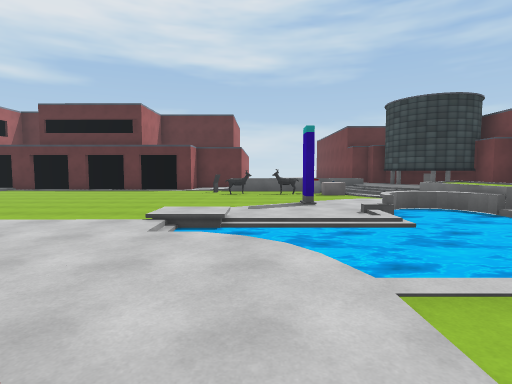
[1] (above)

16 first-person views from a walk through a scene from a Unity 3-D project. The camera is 1.5 m above the floor, tilts 4° down and sees 80° across. The floor is counted in squares, 2 m on a side. Each view is taken from the middle of a square. On the plan, view 1 faces up. The plan holds only what a view shows up to about 10 squares ahead; the rest is blank. The place goes on beyond the plan. The player is left out. Some surface patterns are stand-ins.

[2]
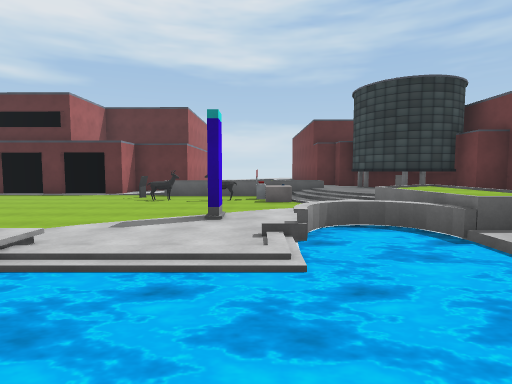

[3]
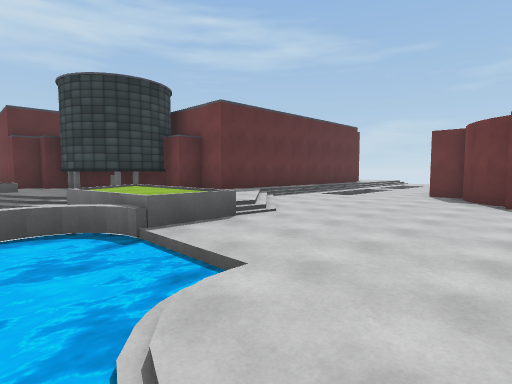

[4]
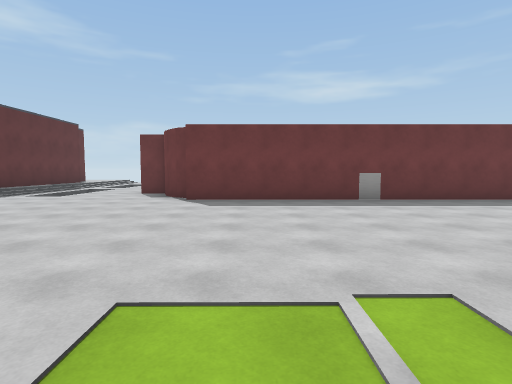

[5]
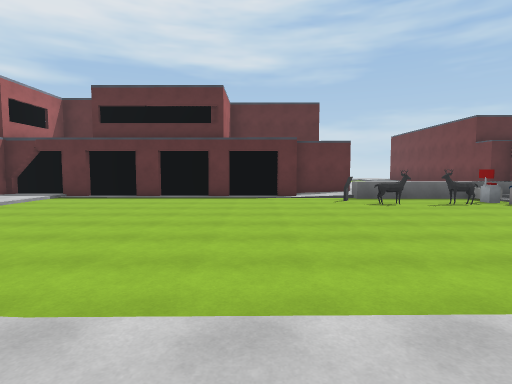

[6]
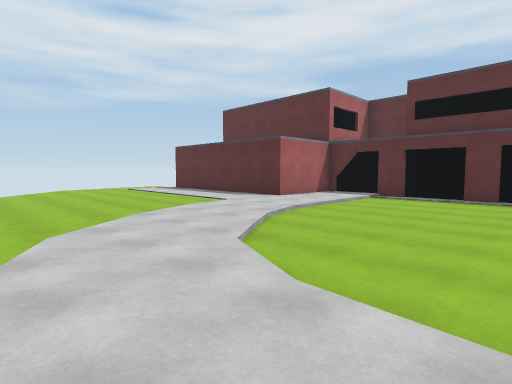

[7]
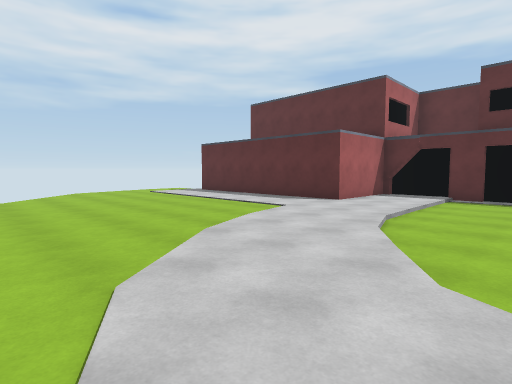

[8]
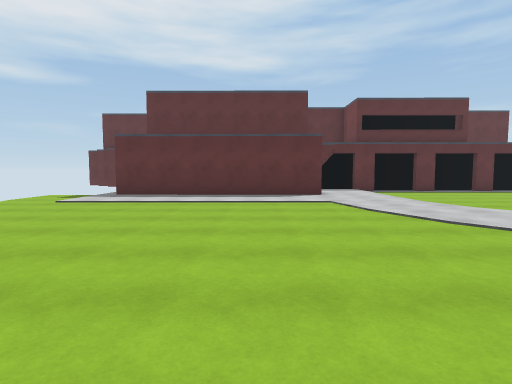

[9]
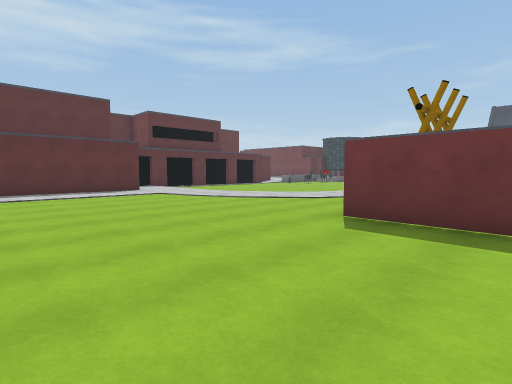

[10]
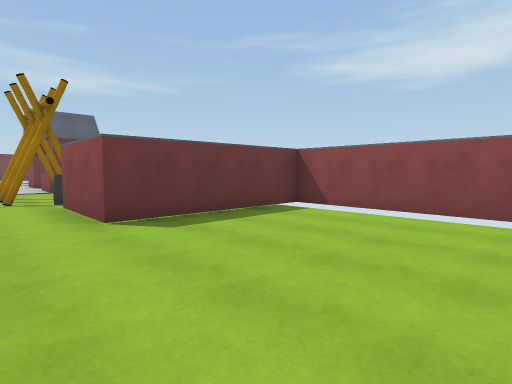

[11]
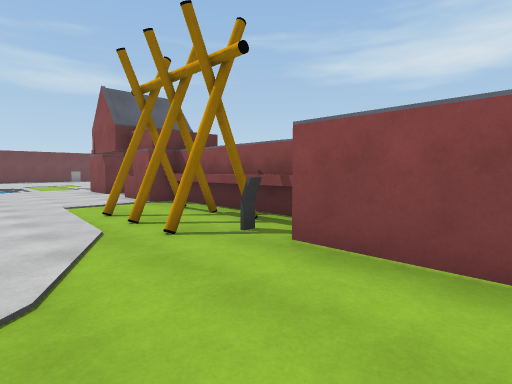

[12]
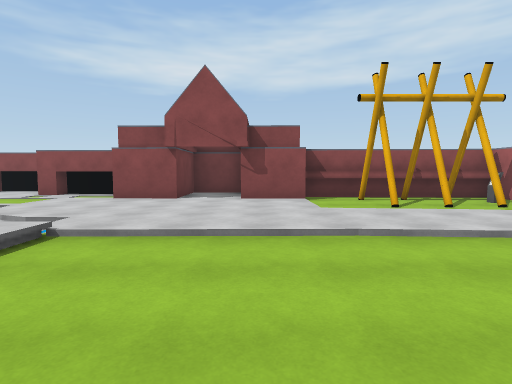

[13]
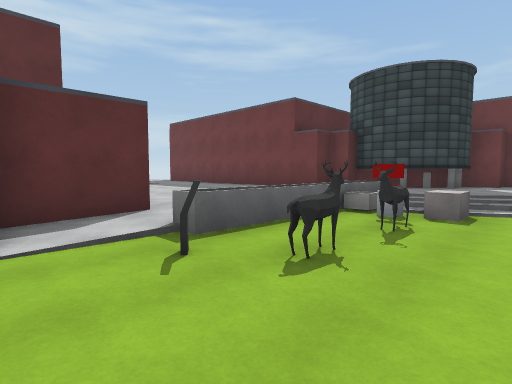

[14]
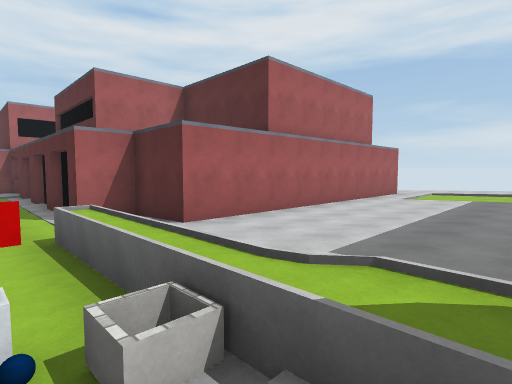

[15]
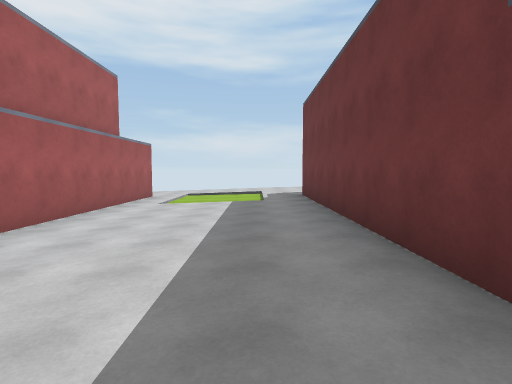

[16]
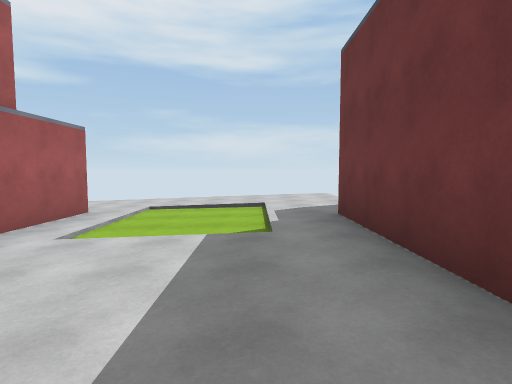

### Floor plan
Key: @ floor where view 1 was taken; # wall or solid block; . main floor; : floor 0.25 m higher than the main floor; - floor 0.25 m lower than the main floor; + floor 0.5 m higher than the main floor; * floor 0.75 m higher than the main floor; % floor 1 m higher than the main floor; / step, stairs or slope; = window, fence, low wall or low ledge; ≈ water the walk keeps out of; ^ raised ledge; O other object.
Columns run from 20 left of view 1 to 13 right of it. Each row starts with its distance up from view 1.
 26                    .::::++
 25                    .::::++
 24                    .:///++
 23                    #:../++
 22                    #:../+#
 21                    #:../+#
 20                    #::::+#
 19                    #::::+#
 18                    #::::+#
 17                    #::::+#
 16                    #::::+#
 15                    #::::+#
 14                  ###::::+##
 13         ##########..::://+#
 12         #./........=%%%O/+##
 11        ##./........O..OO/+####
 10 ..######../..........OOO/++++##
  9 ........../.............///  ++
  8 ........../..............** +/../
  7  ....................#..^**+/...-
  6  ........../........../≈≈///......
  5   ........../......:../≈≈.........
  4    ................≈≈≈≈≈≈........#
  3    ..................≈≈≈........##
  2    ........OOO.................##
  1    .....###OOO.................#
  0    .....#########.##@..........#
 -1    .....#       #.#####........#
 -2    .....#       ###   ### .....#
 -3    ######                  ....#
 -4                              ..#
 -5                               .#

Positions as (right, up) in squares from view 1, and headings:
1: (0, 0), facing up
2: (2, 2), facing up
3: (3, 2), facing up-right
4: (3, 1), facing right
5: (-4, 3), facing up
6: (-6, 3), facing up-left
7: (-8, 3), facing up-left
8: (-14, 1), facing up
9: (-17, -1), facing up-right
10: (-17, 3), facing down-right
11: (-12, 4), facing down-right
12: (-4, 8), facing down
13: (-3, 9), facing up-right
14: (4, 11), facing up-left
15: (3, 13), facing up
16: (3, 17), facing up
